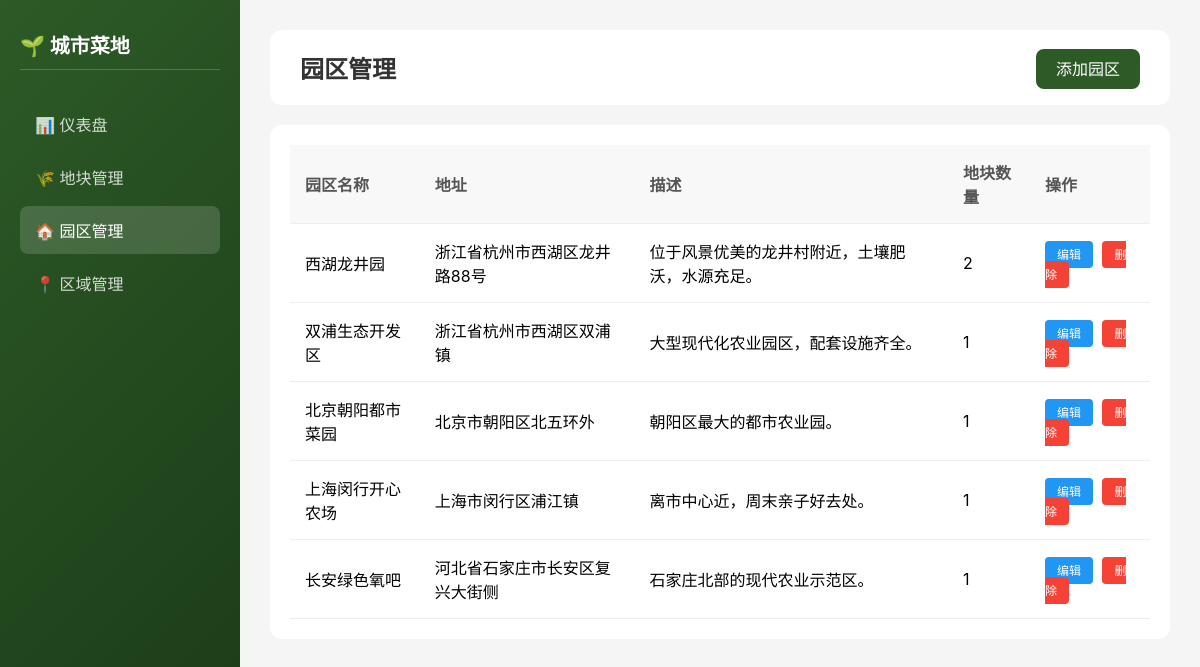
The page /gardens on the database its author committed.
### tables this page shows
CREATE TABLE gardens (
            id TEXT PRIMARY KEY,
            name TEXT NOT NULL,
            address TEXT NOT NULL,
            lat REAL NOT NULL,
            lng REAL NOT NULL,
            description TEXT,
            thumb TEXT,
            region_id TEXT,
            FOREIGN KEY (region_id) REFERENCES regions(id)
        );

### admin.py (the view)
@app.route('/gardens')
def gardens_list():
    gardens = models.get_gardens()
    for g in gardens:
        plots = models.get_plots_by_garden(g['id'])
        g['plot_count'] = len(plots)
    return render_template('gardens.html', gardens=gardens, active_page='gardens')

### models.py (called while the page is built)
def get_db():
    conn = sqlite3.connect(DATABASE_PATH)
    conn.row_factory = sqlite3.Row
    return conn

def row_to_dict(row):
    return dict(row)

def get_gardens():
    conn = get_db()
    cursor = conn.cursor()
    cursor.execute('SELECT * FROM gardens')
    rows = cursor.fetchall()
    conn.close()
    return [row_to_dict(row) for row in rows]

def format_plot(plot):
    plot['subTitle'] = plot.pop('sub_title', '')
    plot['soilType'] = plot.pop('soil_type', '')
    plot['lightCondition'] = plot.pop('light_condition', '')
    plot['waterPrice'] = plot.pop('water_price', 0)
    plot['annualRent'] = plot.pop('annual_rent', 0)
    plot.pop('owner_name', None)
    plot.pop('owner_phone', None)
    plot.pop('owner_avatar', None)
    plot.pop('garden_id', None)
    return plot

def get_plots_by_garden(garden_id):
    conn = get_db()
    cursor = conn.cursor()
    cursor.execute('SELECT * FROM plots WHERE garden_id = ?', (garden_id,))
    rows = cursor.fetchall()
    plots = []
    for row in rows:
        plot = row_to_dict(row)
        plot['images'] = json.loads(plot['images']) if plot['images'] else []
        plot['tags'] = json.loads(plot['tags']) if plot['tags'] else []
        plot['owner'] = {
            'name': plot['owner_name'],
            'phone': plot['owner_phone'],
            'avatar': plot['owner_avatar']
        }
        plot = format_plot(plot)
        plots.append(plot)
    conn.close()
    return plots

### templates/gardens.html
{% extends 'base.html' %}
{% block content %}
<div class="header">
    <h2>园区管理</h2>
    <div class="actions">
        <a href="/gardens/new">添加园区</a>
    </div>
</div>
<div class="data-table">
    <table>
        <thead>
            <tr>
                <th>园区名称</th>
                <th>地址</th>
                <th>描述</th>
                <th>地块数量</th>
                <th>操作</th>
            </tr>
        </thead>
        <tbody>
            {% for garden in gardens %}
            <tr>
                <td>{{ garden.name }}</td>
                <td>{{ garden.address }}</td>
                <td>{{ garden.description }}</td>
                <td>{{ garden.plot_count }}</td>
                <td>
                    <a href="/gardens/{{ garden.id }}/edit" class="btn-edit">编辑</a>
                    <a href="/gardens/{{ garden.id }}/delete" class="btn-delete">删除</a>
                </td>
            </tr>
            {% endfor %}
        </tbody>
    </table>
</div>
{% endblock %}

### templates/base.html (style rules this page uses)
* { margin: 0; padding: 0; box-sizing: border-box; }
body { font-family: -apple-system, BlinkMacSystemFont, 'Segoe UI', Roboto, sans-serif; background: #f5f5f5; }
.header { background: white; padding: 20px 30px; border-radius: 12px; margin-bottom: 20px; display: flex; justify-content: space-between; align-items: center; }
.header h2 { color: #333; font-size: 24px; }
.header .actions a { background: #2d5a27; color: white; padding: 10px 20px; border-radius: 8px; text-decoration: none; }
.data-table { background: white; border-radius: 12px; padding: 20px; }
.data-table table { width: 100%; border-collapse: collapse; }
.data-table th, .data-table td { padding: 15px; text-align: left; border-bottom: 1px solid #eee; }
.data-table th { background: #f8f8f8; font-weight: 600; color: #555; }
.btn-edit, .btn-delete { padding: 6px 12px; border-radius: 4px; text-decoration: none; font-size: 12px; margin-right: 5px; }
.btn-edit { background: #2196f3; color: white; }
.btn-delete { background: #f44336; color: white; }

### rows shown on the page
gardens: name "西湖龙井园", address "浙江省杭州市西湖区龙井路88号", description "位于风景优美的龙井村附近，土壤肥沃，水源充足。", plot_count "2"
gardens: name "双浦生态开发区", address "浙江省杭州市西湖区双浦镇", description "大型现代化农业园区，配套设施齐全。", plot_count "1"
gardens: name "北京朝阳都市菜园", address "北京市朝阳区北五环外", description "朝阳区最大的都市农业园。", plot_count "1"
gardens: name "上海闵行开心农场", address "上海市闵行区浦江镇", description "离市中心近，周末亲子好去处。", plot_count "1"
gardens: name "长安绿色氧吧", address "河北省石家庄市长安区复兴大街侧", description "石家庄北部的现代农业示范区。", plot_count "1"
